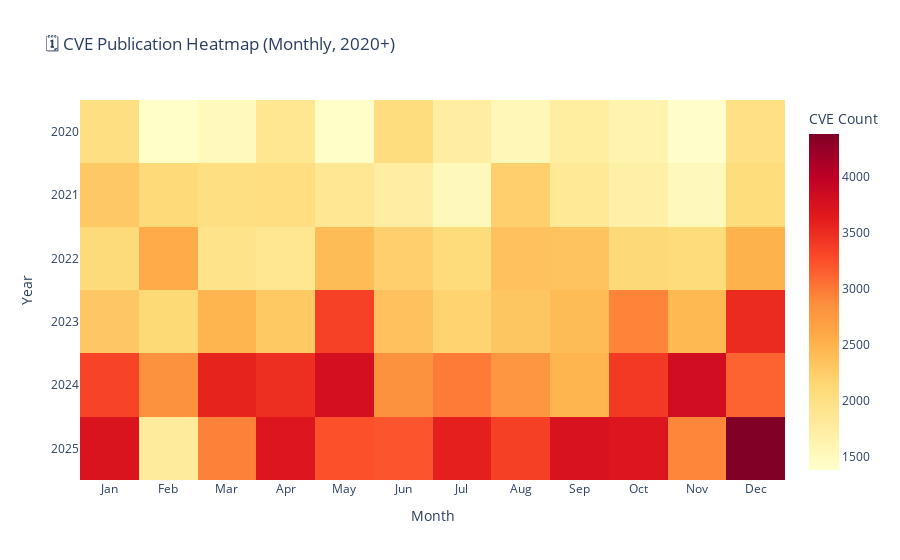

Notebook source saved alongside this figure:
### Code cell
# Monthly trend for recent years (heatmap)
recent_cves = cves_with_year.filter(
    (pl.col("year").cast(pl.Int32) >= 2020) & 
    (pl.col("month_published").is_not_null()) &
    (pl.col("month_published") != "")
).with_columns([
    pl.col("month_published").str.slice(5, 2).alias("month")
])

monthly_heatmap = (
    recent_cves
    .group_by(["year", "month"])
    .agg(pl.len().alias("count"))
    .sort(["year", "month"])
)

# Pivot for heatmap
heatmap_pivot = monthly_heatmap.pivot(
    on="month", 
    index="year", 
    values="count"
).fill_null(0)

# Get month columns in order
month_cols = [f"{i:02d}" for i in range(1, 13)]
available_months = [m for m in month_cols if m in heatmap_pivot.columns]

# Convert to numpy array for imshow
heatmap_values = heatmap_pivot.select(available_months).to_numpy()

fig = px.imshow(
    heatmap_values,
    x=["Jan", "Feb", "Mar", "Apr", "May", "Jun", "Jul", "Aug", "Sep", "Oct", "Nov", "Dec"][:len(available_months)],
    y=heatmap_pivot["year"].to_list(),
    title="🗓️ CVE Publication Heatmap (Monthly, 2020+)",
    labels={"x": "Month", "y": "Year", "color": "CVE Count"},
    color_continuous_scale="YlOrRd",
    aspect="auto"
)
fig.show()

### Figure 1 — Plotly figure (JSON) as saved in the notebook; plotly's stock layout.template omitted (floating-point values rounded to 4 significant figures)
{"data": [{"coloraxis": "coloraxis", "hovertemplate": "Month: %{x}<br>Year: %{y}<br>CVE Count: %{z}<extra></extra>", "name": "0", "type": "heatmap", "x": ["Jan", "Feb", "Mar", "Apr", "May", "Jun", "Jul", "Aug", "Sep", "Oct", "Nov", "Dec"], "xaxis": "x", "y": ["2020", "2021", "2022", "2023", "2024", "2025"], "yaxis": "y", "z": [[2026, 1403, 1514, 1889, 1411, 2050, 1746, 1554, 1755, 1632, 1380, 1994], [2287, 2104, 2028, 2035, 1865, 1747, 1523, 2214, 1842, 1689, 1526, 2065], [2092, 2567, 1940, 1894, 2414, 2214, 2088, 2359, 2346, 2124, 2077, 2509], [2303, 2122, 2477, 2300, 3353, 2359, 2186, 2317, 2410, 2938, 2441, 3521], [3337, 2834, 3573, 3484, 3781, 2835, 2991, 2794, 2483, 3410, 3822, 3134], [3727, 1802, 2948, 3706, 3247, 3222, 3599, 3361, 3740, 3705, 2928, 4387]]}], "layout": {"coloraxis": {"colorbar": {"title": {"text": "CVE Count"}}, "colorscale": [[0, "rgb(255,255,204)"], [0.125, "rgb(255,237,160)"], [0.25, "rgb(254,217,118)"], [0.375, "rgb(254,178,76)"], [0.5, "rgb(253,141,60)"], [0.625, "rgb(252,78,42)"], [0.75, "rgb(227,26,28)"], [0.875, "rgb(189,0,38)"], [1, "rgb(128,0,38)"]]}, "title": {"text": "🗓️ CVE Publication Heatmap (Monthly, 2020+)"}, "xaxis": {"anchor": "y", "domain": [0, 1], "title": {"text": "Month"}}, "yaxis": {"anchor": "x", "autorange": "reversed", "domain": [0, 1], "title": {"text": "Year"}}}}
